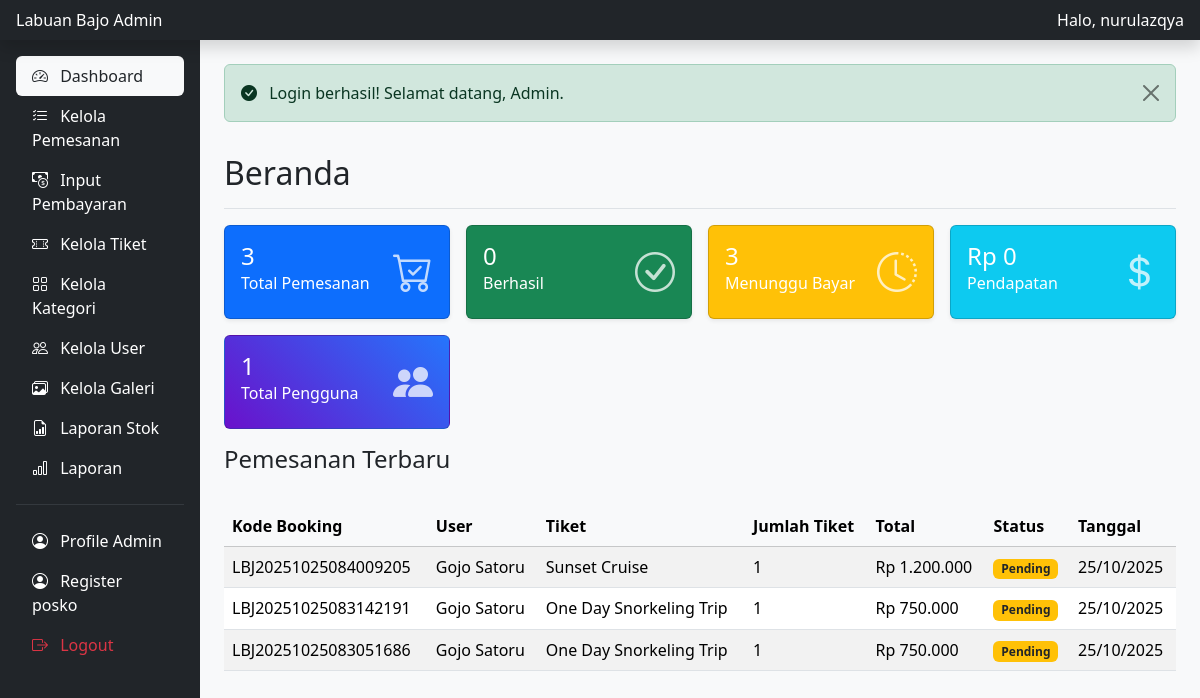
/admin/halaman/index.php (signed in), run on the app's committed database.
### tables this page shows
CREATE TABLE `pemesanan` (
  `id` int NOT NULL,
  `kode_booking` varchar(50) NOT NULL,
  `user_id` int NOT NULL,
  `tiket_id` int NOT NULL,
  `tanggal_kunjungan` date NOT NULL,
  `jumlah_tiket` int NOT NULL,
  `total_harga` decimal(10,2) NOT NULL,
  `status` enum('pending','dibayar','selesai','batal') DEFAULT 'pending',
  `metode_pembayaran` varchar(20) NOT NULL DEFAULT 'offline',
  `jenis` varchar(20) NOT NULL DEFAULT 'booking',
  `batas_waktu` datetime DEFAULT NULL,
  `created_at` timestamp NULL DEFAULT CURRENT_TIMESTAMP,
  `updated_at` timestamp NULL DEFAULT CURRENT_TIMESTAMP ON UPDATE CURRENT_TIMESTAMP
);

CREATE TABLE `users` (
  `id` int NOT NULL,
  `username` varchar(50) NOT NULL,
  `password` varchar(255) NOT NULL,
  `email` varchar(100) NOT NULL,
  `nama_lengkap` varchar(100) NOT NULL,
  `no_hp` varchar(15) NOT NULL,
  `profile_photo` varchar(255) DEFAULT NULL,
  `lokasi` varchar(100) DEFAULT NULL,
  `role` enum('admin','user','posko') NOT NULL DEFAULT 'user',
  `created_at` timestamp NULL DEFAULT CURRENT_TIMESTAMP
);

CREATE TABLE `tiket` (
  `id` int NOT NULL,
  `nama_paket` varchar(100) NOT NULL,
  `deskripsi` text NOT NULL,
  `harga` decimal(10,2) NOT NULL,
  `durasi` varchar(50) NOT NULL,
  `kategori_id` int DEFAULT NULL,
  `gambar` varchar(255) NOT NULL,
  `stok` int DEFAULT '0',
  `status` enum('aktif','nonaktif') DEFAULT 'aktif',
  `fasilitas` text,
  `itinerary` text,
  `syarat` text,
  `created_at` timestamp NULL DEFAULT CURRENT_TIMESTAMP,
  `updated_at` timestamp NULL DEFAULT CURRENT_TIMESTAMP ON UPDATE CURRENT_TIMESTAMP,
  `stok_default` int NOT NULL DEFAULT '0',
  `lokasi` varchar(100) DEFAULT 'Labuan Bajo'
);

### admin/halaman/dashboard.php (the view, shortened to what this page needs)
<?php
include '../../database/konek.php';
include '../../includes/boot.php';
include '../../includes/alerts.php';
$query_total = $konek->prepare("SELECT COUNT(*) as total FROM pemesanan");
$query_total->execute();
$result_total = $query_total->get_result();
$totalPemesanan = $result_total->fetch_assoc()['total'];
$query_selesai = $konek->prepare("SELECT COUNT(*) as total FROM pemesanan WHERE status = 'selesai'");
$query_selesai->execute();
$result_selesai = $query_selesai->get_result();
$totalSelesai = $result_selesai->fetch_assoc()['total'];
$query_pending = $konek->prepare("SELECT COUNT(*) as total FROM pemesanan WHERE status = 'pending'");
$query_pending->execute();
$result_pending = $query_pending->get_result();
$totalPending = $result_pending->fetch_assoc()['total'];
$query_pendapatan = $konek->prepare("SELECT SUM(total_harga) as total FROM pemesanan WHERE status = 'selesai'");
$query_pendapatan->execute();
$result_pendapatan = $query_pendapatan->get_result();
$pendapatan = $result_pendapatan->fetch_assoc()['total'] ?? 0;
$query_total_user = $konek->prepare("SELECT COUNT(*) as total FROM users WHERE role = 'user'");
$query_total_user->execute();
$result_total_user = $query_total_user->get_result();
$totalUser = $result_total_user->fetch_assoc()['total'];
$query_recent = $konek->prepare("
    SELECT p.kode_booking, u.nama_lengkap, t.nama_paket, p.jumlah_tiket,
           p.total_harga, p.status, p.created_at
    FROM pemesanan p
    JOIN users u ON p.user_id = u.id
    JOIN tiket t ON p.tiket_id = t.id
    ORDER BY p.created_at DESC
    LIMIT 5
");
$query_recent->execute();
$recentBookings = $query_recent->get_result();
?>
<div class="d-flex justify-content-between flex-wrap flex-md-nowrap align-items-center pt-3 pb-2 mb-3 border-bottom">
    <h1 class="h2">Beranda</h1>
</div>
<div class="row g-3 mb-4">
    <div class="col-xl-3 col-md-6">
        <div class="card text-white bg-primary shadow-sm">
            <div class="card-body">
                <div class="d-flex justify-content-between">
                    <div>
                        <h4 class="mb-0"><?php echo $totalPemesanan; ?></h4>
                        <p class="mb-0">Total Pemesanan</p>
                    </div>
                    <i class="bi bi-cart-check fs-1 opacity-75"></i>
                </div>
            </div>
        </div>
    </div>
    <div class="col-xl-3 col-md-6">
        <div class="card text-white bg-success shadow-sm">
            <div class="card-body">
                <div class="d-flex justify-content-between">
                    <div>
                        <h4 class="mb-0"><?php echo $totalSelesai; ?></h4>
                        <p class="mb-0">Berhasil</p>
                    </div>
                    <i class="bi bi-check-circle fs-1 opacity-75"></i>
                </div>
            </div>
        </div>
    </div>
    <div class="col-xl-3 col-md-6">
        <div class="card text-white bg-warning shadow-sm">
            <div class="card-body">
                <div class="d-flex justify-content-between">
                    <div>
                        <h4 class="mb-0"><?php echo $totalPending; ?></h4>
                        <p class="mb-0">Menunggu Bayar</p>
                    </div>
                    <i class="bi bi-clock-history fs-1 opacity-75"></i>
                </div>
            </div>
        </div>
    </div>
    <div class="col-xl-3 col-md-6">
        <div class="card text-white bg-info shadow-sm">
            <div class="card-body">
                <div class="d-flex justify-content-between">
                    <div>
                        <h4 class="mb-0">Rp <?php echo number_format($pendapatan, 0, ',', '.'); ?></h4>
                        <p class="mb-0">Pendapatan</p>
                    </div>
                    <i class="bi bi-currency-dollar fs-1 opacity-75"></i>
                </div>
            </div>
        </div>
    </div>
<div class="col-xl-3 col-md-6 ">
    <div class="card text-white" style="background: linear-gradient(45deg, #6a11cb, #2575fc);">
        <div class="card-body">
            <div class="d-flex justify-content-between">
                <div>
                    <h4 class="mb-0"><?php echo $totalUser; ?></h4>
                    <p class="mb-0">Total Pengguna</p>
                </div>
                <i class="bi bi-people-fill fs-1 opacity-75"></i>
            </div>
        </div>
    </div>
</div>
<h4 class="mb-3">Pemesanan Terbaru</h4>
<div class="table-responsive">
    <table class="table table-striped table-hover align-middle">
        <thead class="table-light">
            <tr>
                <th>Kode Booking</th>
                <th>User</th>
                <th>Tiket</th>
                <th>Jumlah Tiket</th>
                <th>Total</th>
                <th>Status</th>
                <th>Tanggal</th>
            </tr>
        </thead>
        <tbody>
            <?php if ($recentBookings->num_rows > 0) {
                while($row = $recentBookings->fetch_assoc()) {
                    $statusClass = ($row['status']=='pending')?'bg-warning text-dark':
                                   (($row['status']=='dibayar')?'bg-info':
                                   (($row['status']=='selesai')?'bg-success':'bg-danger'));
                    echo "<tr>
                        <td>" . htmlspecialchars($row['kode_booking']) . "</td>
                        <td>" . htmlspecialchars($row['nama_lengkap']) . "</td>
                        <td>" . htmlspecialchars($row['nama_paket']) . "</td>
                        <td>" . htmlspecialchars($row['jumlah_tiket']) . "</td>
                        <td>Rp " . number_format($row['total_harga'], 0, ',', '.') . "</td>
                        <td><span class='badge $statusClass'>" . ucfirst(htmlspecialchars($row['status'])) . "</span></td>
                        <td>" . date('d/m/Y', strtotime($row['created_at'])) . "</td>
                    </tr>";
                }
            } else {
                echo "<tr><td colspan='7' class='text-center text-muted'>Tidak ada data.</td></tr>";
            } ?>
        </tbody>
    </table>
</div>

### data on the page
pemesanan: kode_booking "LBJ20251025084009205", user.nama_lengkap "Gojo Satoru", tiket.nama_paket "Sunset Cruise", jumlah_tiket "1", total_harga "1.200.000", status "Pending", created_at "25/10/2025"
pemesanan: kode_booking "LBJ20251025083142191", user.nama_lengkap "Gojo Satoru", tiket.nama_paket "One Day Snorkeling Trip", jumlah_tiket "1", total_harga "750.000", status "Pending", created_at "25/10/2025"
pemesanan: kode_booking "LBJ20251025083051686", user.nama_lengkap "Gojo Satoru", tiket.nama_paket "One Day Snorkeling Trip", jumlah_tiket "1", total_harga "750.000", status "Pending", created_at "25/10/2025"

### other printed values
$_SESSION['username'] "nurulazqya"
$_SESSION['success_message'] "Login berhasil! Selamat datang, Admin."
$totalPemesanan "3"
$totalSelesai "0"
$totalPending "3"
$pendapatan "0"
$totalUser "1"
